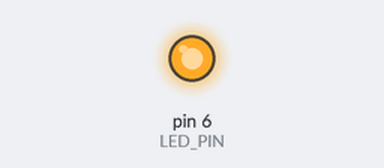
Recording of a sketch running on a simulated Arduino Uno, built with avr-gcc and run on an emulated ATmega328P. On the bench: output pins drawn as LEDs (lit = HIGH).

Above: at 1.9 s.
At 5.9 s:
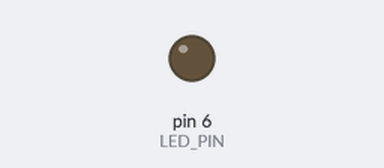
Timing chart, 0 to 10.4 s (numbered marks = the images above):
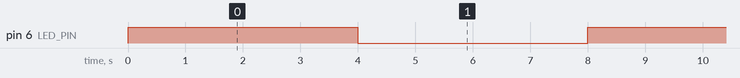

Measured:
- by itself, pin 6 (LED_PIN): alternates HIGH for 4.0 s and LOW for 4.0 s

The sketch:

polled_led_delay_5s.ino
```cpp
// Toggle LED every 4 seconds using Timer1

const int LED_PIN = 6;   // LED connected to digital pin 6
volatile bool toggleFlag = false;

ISR(TIMER1_COMPA_vect) {
  toggleFlag = true;  // Set flag when interrupt fires
}

void setup() {
  pinMode(LED_PIN, OUTPUT);

  // --- Timer1 Setup ---
  noInterrupts();           // Disable interrupts during setup
  TCCR1A = 0;               // Clear Timer1 control register A
  TCCR1B = 0;               // Clear Timer1 control register B

  // Compare value for 4 seconds (16MHz / 1024 = 15625 ticks/sec)
  OCR1A = 62500 - 1;        // 4 seconds

  TCCR1B |= (1 << WGM12);   // CTC mode
  TCCR1B |= (1 << CS12) | (1 << CS10); // Prescaler 1024

  TIMSK1 |= (1 << OCIE1A);  // Enable compare interrupt
  interrupts();             // Enable global interrupts
}

void loop() {
  if (toggleFlag) {
    digitalWrite(LED_PIN, !digitalRead(LED_PIN)); // Toggle LED
    toggleFlag = false;
  }
}
```
